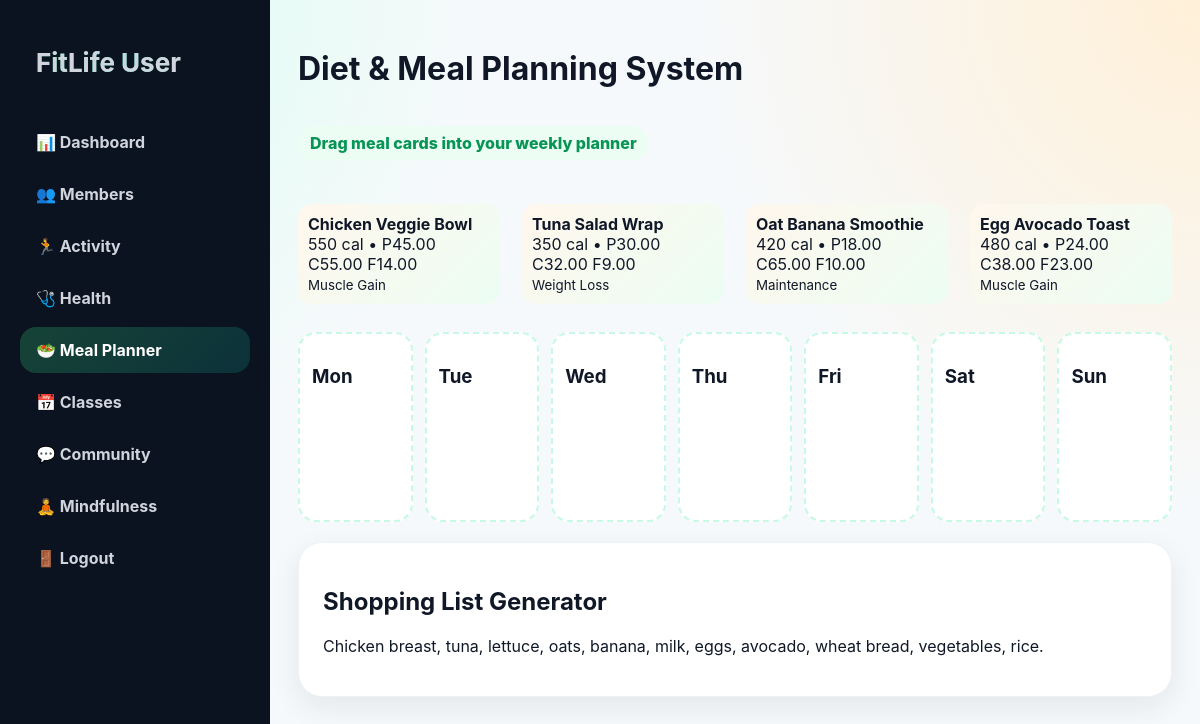
Page /member/meals.php (signed in) on the committed database.
### tables this page shows
CREATE TABLE recipes(
 id INT AUTO_INCREMENT PRIMARY KEY,
 name VARCHAR(120), goal VARCHAR(80), calories INT, protein DECIMAL(6,2), carbs DECIMAL(6,2), fats DECIMAL(6,2), ingredients TEXT, instructions TEXT
);

### web/config/auth.php (called while the page is built, shortened)
<?php
function e($str){ return htmlspecialchars((string)$str, ENT_QUOTES, 'UTF-8'); }
?>

### web/member/meals.php (the view)
<?php require '../config/database.php'; require_once '../config/auth.php'; require_role('user'); $uid=$_SESSION['user_id']; $member_id=mysqli_fetch_assoc(mysqli_query($conn,"SELECT id FROM members WHERE user_id=$uid"))['id']; $recipes=mysqli_query($conn,"SELECT * FROM recipes"); ?>
<!DOCTYPE html><html><head><title>Meal Planner</title><link rel="stylesheet" href="../assets/css/style.css"><script src="../assets/js/app.js"></script></head><body><div class="layout"><?php include '_nav.php'; ?><main class="main"><h1>Diet & Meal Planning System</h1><p class="badge">Drag meal cards into your weekly planner</p><div class="grid" style="padding:20px 0"><?php $i=1; while($r=mysqli_fetch_assoc($recipes)):?><div id="meal<?=$i++?>" class="meal-item" draggable="true" ondragstart="dragStart(event)"><b><?=e($r['name'])?></b><br><?=$r['calories']?> cal • P<?=$r['protein']?> C<?=$r['carbs']?> F<?=$r['fats']?><br><small><?=e($r['goal'])?></small></div><?php endwhile;?></div><div class="meal-board"><?php foreach(['Mon','Tue','Wed','Thu','Fri','Sat','Sun'] as $d):?><div class="day" ondragover="allowDrop(event)" ondrop="dropMeal(event)"><h3><?=$d?></h3></div><?php endforeach;?></div><div class="card" style="margin-top:20px"><h2>Shopping List Generator</h2><p>Chicken breast, tuna, lettuce, oats, banana, milk, eggs, avocado, wheat bread, vegetables, rice.</p></div></main></div></body></html>

### web/assets/css/style.css (style rules this page uses)
:root { --green:#37d67a;--teal:#12c2b0;--orange:#ff8a3d;--dark:#101828;--muted:#667085;--bg:#f6f9fb;--card:#fff;--danger:#ef4444;--warn:#f59e0b;--radius:24px;--shadow:0 20px 55px rgba(16,24,40,.12) }
* { box-sizing:border-box }
body { margin:0;font-family:Inter,Segoe UI,Arial,sans-serif;background:radial-gradient(circle at top left,#d7fff0,transparent 34%),radial-gradient(circle at top right,#fff0d8,transparent 35%),var(--bg);color:var(--dark) }
.features,.grid { display:grid;grid-template-columns:repeat(4,1fr);gap:22px;padding:20px 7% 70px }
.card { background:var(--card);border-radius:var(--radius);padding:24px;box-shadow:0 10px 30px rgba(16,24,40,.08);border:1px solid #eef2f6;transition:.25s }
.layout { display:grid;grid-template-columns:270px 1fr;min-height:100vh }
.main { padding:28px }
.badge { padding:7px 12px;border-radius:999px;background:#ecfdf3;color:#079455;font-weight:800;display:inline-block }
.meal-board { display:grid;grid-template-columns:repeat(7,1fr);gap:12px }
.day { min-height:190px;background:#fff;border:2px dashed #c7f9e5;border-radius:18px;padding:12px }
.meal-item { background:linear-gradient(135deg,#fff7ed,#ecfdf3);border-radius:14px;padding:10px;margin:8px 0;cursor:grab }

### rows in the picture
recipes: name "Chicken Veggie Bowl", calories "550", protein "45.00", carbs "55.00", fats "14.00", goal "Muscle Gain"
recipes: name "Tuna Salad Wrap", calories "350", protein "30.00", carbs "32.00", fats "9.00", goal "Weight Loss"
recipes: name "Oat Banana Smoothie", calories "420", protein "18.00", carbs "65.00", fats "10.00", goal "Maintenance"
recipes: name "Egg Avocado Toast", calories "480", protein "24.00", carbs "38.00", fats "23.00", goal "Muscle Gain"

### other values in the picture
$d "Mon"
$d "Tue"
$d "Wed"
$d "Thu"
$d "Fri"
$d "Sat"
$d "Sun"
